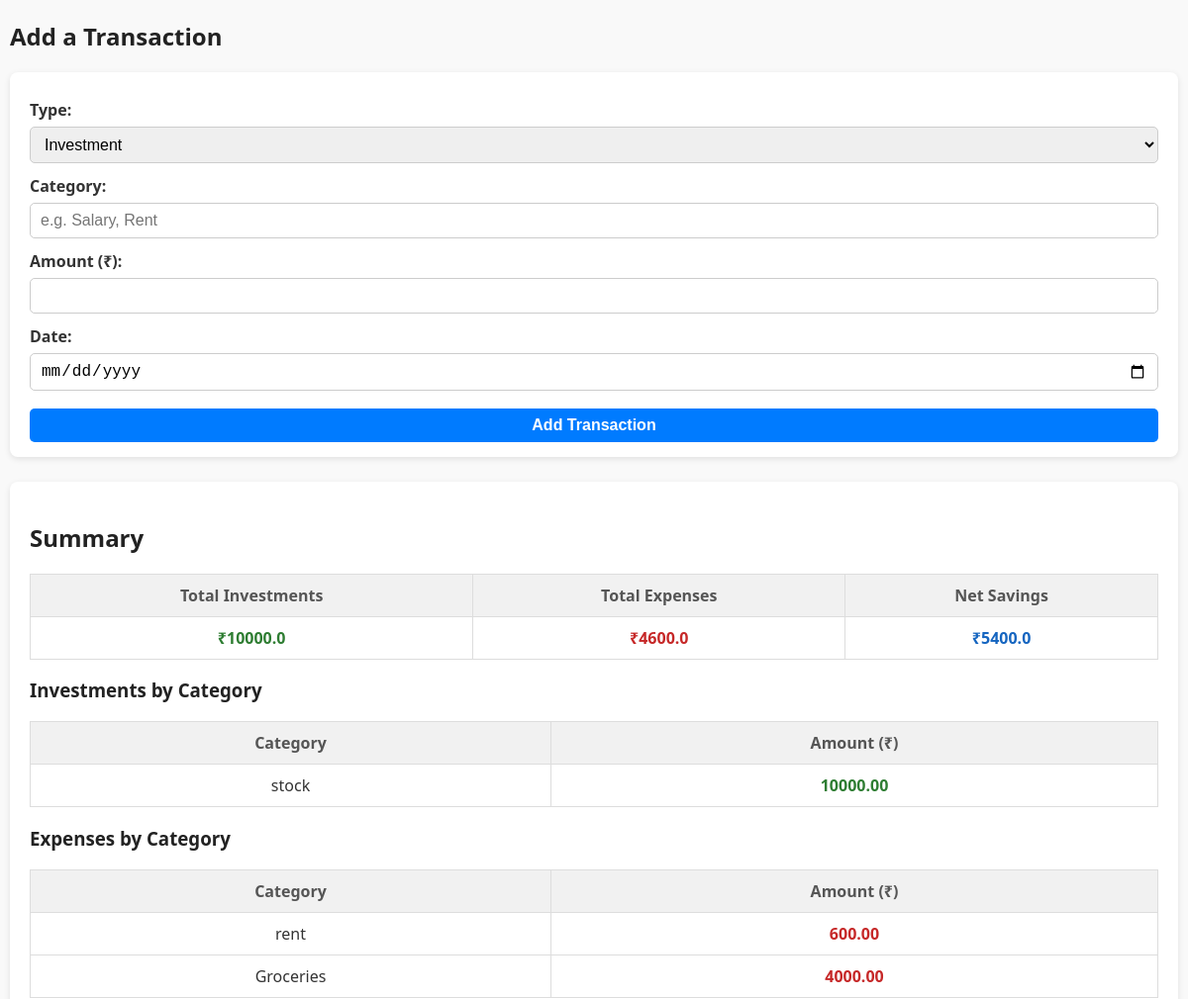
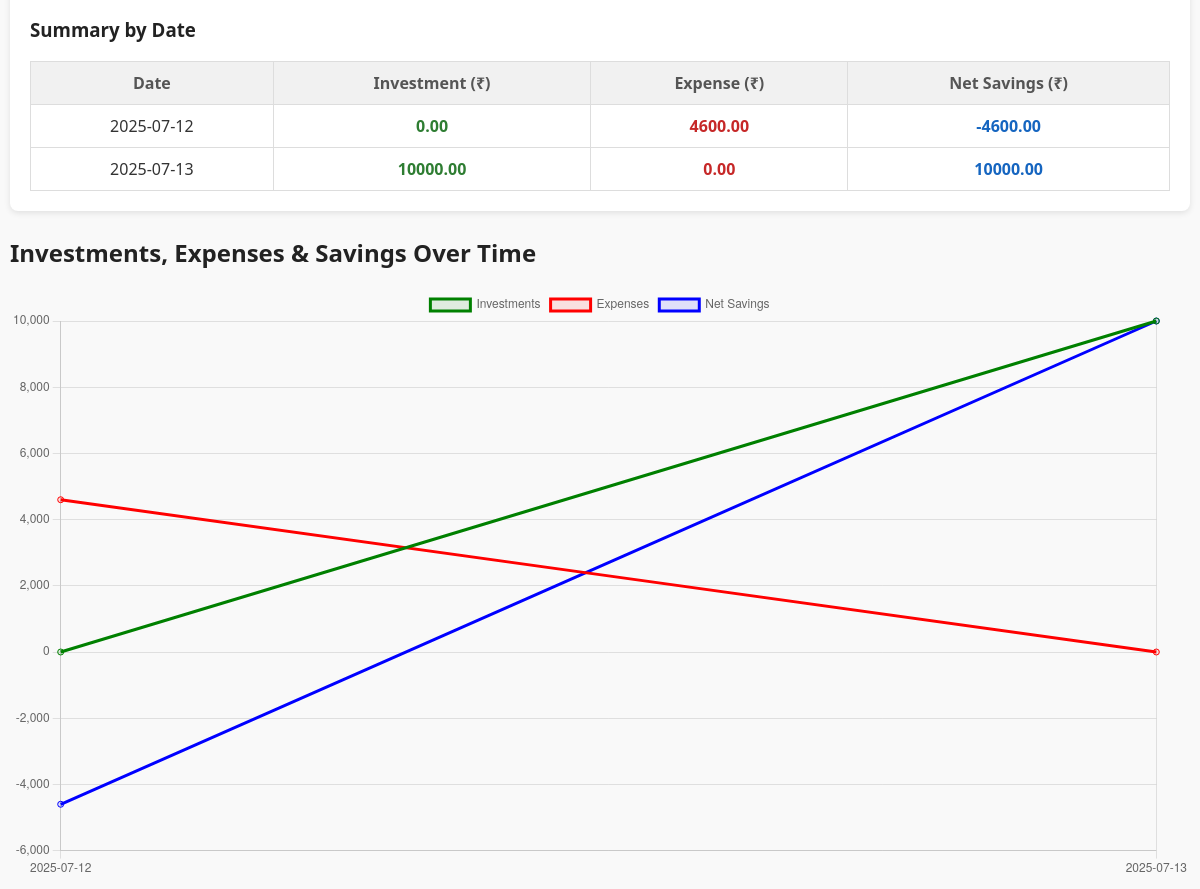
The page /dashboard (signed in) on the database its author committed (2 pictures, top to bottom).
### app.py (models this page shows)
class Transaction(db.Model):
    id = db.Column(db.Integer, primary_key=True)
    user_id = db.Column(db.Integer, db.ForeignKey('user.id'))
    type = db.Column(db.String(20))  # 'investment' or 'expense'
    category = db.Column(db.String(100))
    amount = db.Column(db.Float)
    date = db.Column(db.Date)

### app.py (the view, shortened to what this page needs)
@app.route('/dashboard', methods=['GET', 'POST'])
def dashboard():
    if 'user_id' not in session:
        return redirect('/login')
    user_id = session['user_id']
    transactions = Transaction.query.filter_by(user_id=user_id).order_by(Transaction.date.asc()).all()
    investments = [t for t in transactions if t.type == 'investment']
    expenses = [t for t in transactions if t.type == 'expense']
    def group_sum(items):
        summary = {}
        for i in items:
            summary[i.category] = summary.get(i.category, 0) + i.amount
        return summary
    investment_summary = group_sum(investments)
    expense_summary = group_sum(expenses)
    total_investments = sum(t.amount for t in investments)
    total_expenses = sum(t.amount for t in expenses)
    total_savings = total_investments - total_expenses
    date_labels = sorted(list(set([t.date.strftime('%Y-%m-%d') for t in transactions])))
    investment_by_date = {d: 0 for d in date_labels}
    expense_by_date = {d: 0 for d in date_labels}
    for t in investments:
        investment_by_date[t.date.strftime('%Y-%m-%d')] += t.amount
    for t in expenses:
        expense_by_date[t.date.strftime('%Y-%m-%d')] += t.amount
    savings_by_date = []
    for d in date_labels:
        savings_by_date.append(investment_by_date[d] - expense_by_date[d])
    date_summary = defaultdict(lambda: {'investment': 0, 'expense': 0, 'savings': 0})
    for d in date_labels:
        inv_amt = investment_by_date.get(d, 0)
        exp_amt = expense_by_date.get(d, 0)
        sav_amt = inv_amt - exp_amt
        date_summary[d]['investment'] = inv_amt
        date_summary[d]['expense'] = exp_amt
        date_summary[d]['savings'] = sav_amt
    return render_template('dashboard.html',
                           investments=investments,
                           expenses=expenses,
                           investment_summary=investment_summary,
                           expense_summary=expense_summary,
                           total_investments=total_investments,
                           total_expenses=total_expenses,
                           total_savings=total_savings,
                           date_labels=date_labels,
                           investment_data=list(investment_by_date.values()),
                           expense_data=list(expense_by_date.values()),
                           savings_data=savings_by_date,
                           date_summary=date_summary)

### templates/dashboard.html (shortened to what this page needs)
<!DOCTYPE html>
<html lang="en">
<head>
</head>
<body>
  <h2>Add a Transaction</h2>
  <form method="POST" action="/dashboard">
    <label for="type">Type:</label>
    <select name="type" id="type" required>
      <option value="investment">Investment</option>
    </select>
    <label for="category">Category:</label>
    <input type="text" name="category" id="category" placeholder="e.g. Salary, Rent" required />
    <label for="amount">Amount (₹):</label>
    <input type="number" step="0.01" name="amount" id="amount" required />
    <label for="date">Date:</label>
    <input type="date" name="date" id="date" required />
    <button type="submit">Add Transaction</button>
  </form>
  <div class="summary-section">
    <h2>Summary</h2>
    <table>
      <tr>
        <th>Total Investments</th>
        <th>Total Expenses</th>
        <th>Net Savings</th>
      </tr>
      <tr>
        <td class="amount-green">₹{{ total_investments }}</td>
        <td class="amount-red">₹{{ total_expenses }}</td>
        <td class="amount-blue">₹{{ total_savings }}</td>
      </tr>
    </table>
    <h3>Investments by Category</h3>
    <table>
      <thead>
        <tr>
          <th>Category</th>
          <th>Amount (₹)</th>
        </tr>
      </thead>
      <tbody>
        {% for category, amount in investment_summary.items() %}
        <tr>
          <td>{{ category }}</td>
          <td class="amount-green">{{ "%.2f"|format(amount) }}</td>
        </tr>
        {% else %}
        <tr><td colspan="2">No investments recorded.</td></tr>
        {% endfor %}
      </tbody>
    </table>
    <h3>Expenses by Category</h3>
    <table>
      <thead>
        <tr>
          <th>Category</th>
          <th>Amount (₹)</th>
        </tr>
      </thead>
      <tbody>
        {% for category, amount in expense_summary.items() %}
        <tr>
          <td>{{ category }}</td>
          <td class="amount-red">{{ "%.2f"|format(amount) }}</td>
        </tr>
        {% else %}
        <tr><td colspan="2">No expenses recorded.</td></tr>
        {% endfor %}
      </tbody>
    </table>
    <h3>Summary by Date</h3>
    <table>
      <thead>
        <tr>
          <th>Date</th>
          <th>Investment (₹)</th>
          <th>Expense (₹)</th>
          <th>Net Savings (₹)</th>
        </tr>
      </thead>
      <tbody>
        {% for date, sums in date_summary.items() %}
        <tr>
          <td>{{ date }}</td>
          <td class="amount-green">{{ "%.2f"|format(sums.investment) }}</td>
          <td class="amount-red">{{ "%.2f"|format(sums.expense) }}</td>
          <td class="amount-blue">{{ "%.2f"|format(sums.savings) }}</td>
        </tr>
        {% else %}
        <tr><td colspan="4">No transactions yet.</td></tr>
        {% endfor %}
      </tbody>
    </table>
  </div>
  <h2>Investments, Expenses & Savings Over Time</h2>
  <canvas id="financeChart" style="max-width:100%; height:300px;"></canvas>
  <script>
  const ctx = document.getElementById('financeChart').getContext('2d');
  const chart = new Chart(ctx, {
      type: 'line',
      data: {
          labels: {{ date_labels|tojson }},
          datasets: [
              {
                  label: 'Investments',
                  data: {{ investment_data|tojson }},
                  borderColor: 'green',
                  backgroundColor: 'rgba(0,128,0,0.1)',
                  fill: false,
                  tension: 0.1
              },
              {
                  label: 'Expenses',
                  data: {{ expense_data|tojson }},
                  borderColor: 'red',
                  backgroundColor: 'rgba(255,0,0,0.1)',
                  fill: false,
                  tension: 0.1
              },
              {
                  label: 'Net Savings',
                  data: {{ savings_data|tojson }},
                  borderColor: 'blue',
                  backgroundColor: 'rgba(0,0,255,0.1)',
                  fill: false,
                  tension: 0.1
              }
          ]
      },
      options: {
          responsive: true,
          plugins: {
              legend: {
                  position: 'top',
              },
              tooltip: {
                  mode: 'index',
                  intersect: false,
              }
          },
          interaction: {
              mode: 'nearest',
              axis: 'x',
              intersect: false
          },
          scales: {
              y: {
                  beginAtZero: true
              }
          }
      }
  });
  </script>
</body>
</html>

### templates/dashboard.html (style rules this page uses)
body { font-family: 'Segoe UI', Tahoma, Geneva, Verdana, sans-serif; margin: 10px; background: #f9f9f9; color: #333; }
h2, h3 { color: #222; }
form { background: #fff; padding: 15px 20px; border-radius: 8px; box-shadow: 0 2px 6px rgb(0 0 0 / 0.1); margin-bottom: 25px; }
form label { display: block; margin-top: 12px; font-weight: 600; }
form input, form select, form button { width: 100%; padding: 8px 10px; margin-top: 6px; border-radius: 5px; border: 1px solid #ccc; font-size: 1rem; box-sizing: border-box; }
form button { margin-top: 18px; background: #007bff; border: none; color: white; font-weight: 700; cursor: pointer; transition: background-color 0.3s ease; }
.summary-section { background: #fff; padding: 20px; border-radius: 8px; box-shadow: 0 2px 6px rgb(0 0 0 / 0.1); margin-bottom: 25px; overflow-x: auto; }
table { width: 100%; border-collapse: collapse; margin-top: 15px; min-width: 320px; }
th, td { padding: 10px 12px; border: 1px solid #ddd; text-align: center; white-space: nowrap; }
th { background: #f1f1f1; font-weight: 700; color: #555; }
td.amount-green { color: #2e7d32; font-weight: 600; }
td.amount-red { color: #c62828; font-weight: 600; }
td.amount-blue { color: #1565c0; font-weight: 600; }

### rows shown on the page
Transaction: category "stock", amount "10000.00"
Transaction: category "rent", amount "600.00"
Transaction: category "Groceries", amount "4000.00"

### other values the page prints
{{ total_investments }} "10000.0"
{{ total_expenses }} "4600.0"
{{ total_savings }} "5400.0"
{{ date }} "2025-07-12" "2025-07-13"
{{ "%.2f"|format(sums.investment) }} "0.00" "10000.00"
{{ "%.2f"|format(sums.expense) }} "4600.00" "0.00"
{{ "%.2f"|format(sums.savings) }} "-4600.00" "10000.00"
chart data {{ date_labels|tojson }} ["2025-07-12", "2025-07-13"]
chart data {{ investment_data|tojson }} [0, 10000.0]
chart data {{ expense_data|tojson }} [4600.0, 0]
chart data {{ savings_data|tojson }} [-4600.0, 10000.0]
